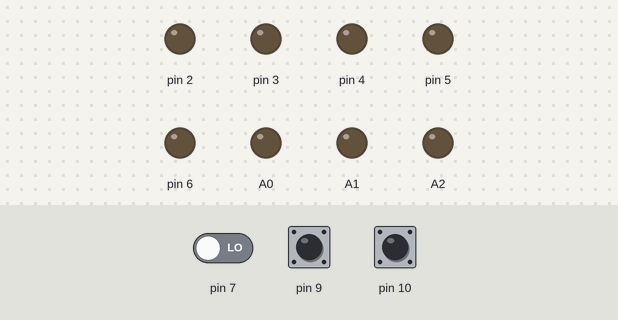
A sketch run on a simulated Arduino Leonardo, built with avr-gcc and run on an emulated ATmega32U4. Shown: output pins drawn as LEDs (lit = HIGH). The inputs (shaded band) are chosen by the test bench; at power-on: pin 7 LOW, pin 10 HIGH, pin 9 HIGH. EEPROM starts erased; USB keyboard and mouse output is not drawn.

Above: at 2.6 s.
2.7 s: pin 7 driven HIGH
At 3.9 s:
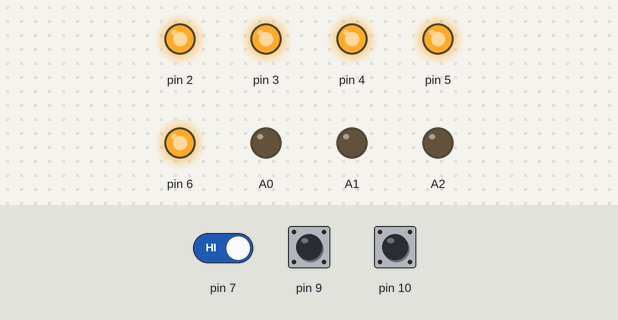
4.7 s: pin 10 pulled LOW for 0.15 s
At 5.2 s:
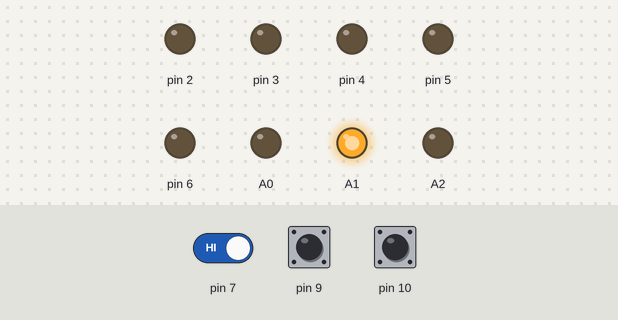
7.8 s: pin 9 pulled LOW for 0.15 s
At 8.3 s:
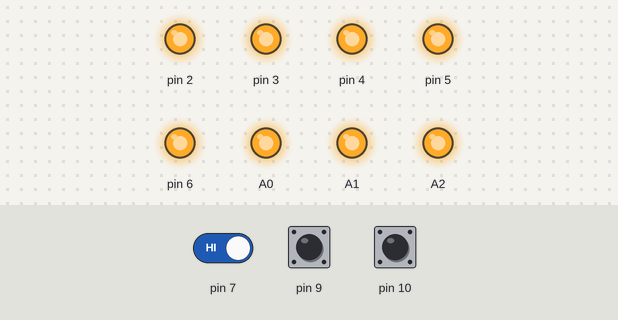
10.9 s: pin 9 pulled LOW for 3.2 s
At 18.4 s:
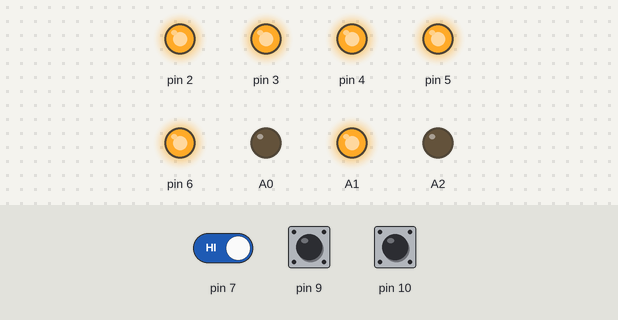
18.6 s: pin 9 pulled LOW for 1 s
At 18.9 s:
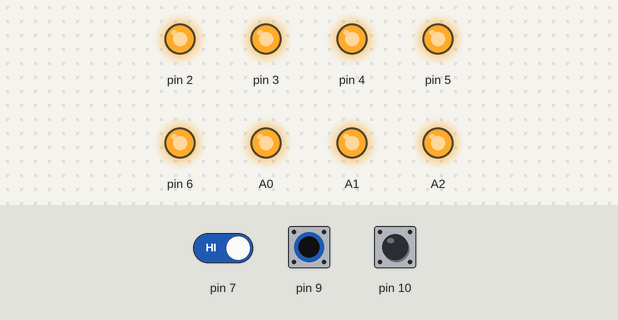
Timing chart, 0 to 21.6 s (numbered marks = the images above; inputs shaded):
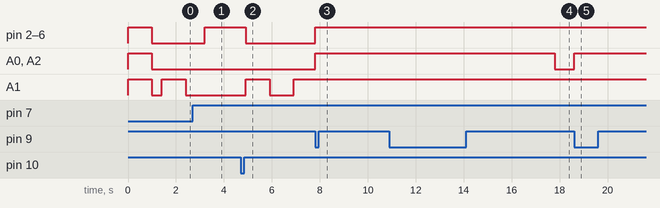

Measured:
- after the input at 2.7 s, pin 2–6: LOW → HIGH after 0.51 s; A1: stays LOW (without the input it goes to HIGH after 0.72 s)
- after the input at 4.7 s, pin 2–6: HIGH → LOW after 0.21 s; A1: LOW → HIGH after 0.21 s, → LOW 1.0 s later, → HIGH 1.0 s later
- after the input at 7.8 s, pin 2–6, A0, A2: LOW → HIGH at once; A1: stays HIGH (without the input it goes to LOW after 0.11 s)
- after the input at 10.9 s, A0, A2: HIGH → LOW after 6.9 s instead of 1.9 s; A1: stops changing and stays HIGH
- after the input at 18.6 s, A0, A2: LOW → HIGH at once; A1: stops changing and stays HIGH

The sketch:

full-volumeknob.ino
```cpp
#include <HID-Project.h>
#include <HID-Settings.h>
#include <EEPROM.h>

int vol = 0;
int svol = 0;
int lsCLK = 0;
int crCLK = 0;
int crPOW = 0;
bool muted = false;

unsigned long lastButtonPress = 0;
unsigned long lastBlink = 0;
unsigned long lastMuteBlink = 0;
bool diode = false;

void setup() {
  DDRD = B10010011;
  DDRC = B01000000;
  DDRF = B11100000;
  DDRB = B00000000;
  PORTB = B01100000;
  resetLED(1);
  lsCLK = (PINE >> 6) & 1;
  Consumer.begin();
  Keyboard.begin();
  delay(1000);
  resetLED(0);
  mute();
  vol = EEPROM.read(0);
  muted = EEPROM.read(1);
  if (muted) {
    mute();
    resetLED(0);
  }
  else {
    unmute();
    updateLED();
  }
}

int _step = 2;
void loop() {
  crCLK = (PINE >> 6) & 1;
  crPOW = (PINB >> 5) & 1;
  if (crPOW == 0) {
    Keyboard.press(KEY_SCROLL_LOCK);
    resetLED(1);
    delay(5000);
    Keyboard.release(KEY_SCROLL_LOCK);
    resetLED(0);
    updateLED();
  }
  if (muted) {
    if (millis() - lastMuteBlink > 1000) {
      lastMuteBlink = millis();
      diode = !diode;
      digitalWrite(A1, diode);
    }
  }
  if (millis() - lastBlink > 1000) {
    digitalWrite(A0, 0);
    digitalWrite(A2, 0);
    lastBlink = millis();
  }
  if (((PINB >> 6) & 1) == 0) {
    if (millis() - lastButtonPress > 50) {
      if (muted) {
        muted = false;
        EEPROM.write(1, 0);
        unmute();
        resetLED(0);
        updateLED();
      }
      else {
        muted = true;
        EEPROM.write(1, 1);
        mute();
        resetLED(0);
      }
    }
    lastButtonPress = millis();
  }
  if (crCLK != lsCLK  && crCLK == 1) {
    if (muted) {
      muted = false;
      EEPROM.write(1, 0);
      unmute();
      updateLED();
      delay(100);
    }
    else if (((PINB >> 4) & 1) != crCLK) {
      vol += _step;
      lastBlink = millis();
      digitalWrite(A0, HIGH);
      digitalWrite(A2, LOW);
      Consumer.write(MEDIA_VOLUME_UP);
    }
    else {
      vol -= _step;
      lastBlink = millis();
      digitalWrite(A0, LOW);
      digitalWrite(A2, HIGH);
      Consumer.write(MEDIA_VOLUME_DOWN);
    }
    EEPROM.write(0, vol);
    updateLED();
  }
  lsCLK = crCLK;
  delay(1);
}

void mute() {
  for (int a = 0; a < 52; a++) {
    Consumer.write(MEDIA_VOLUME_DOWN);
    delay(2);
  }
}

void unmute() {
  for (int a = 0; a < vol / 2; a++) {
    Consumer.write(MEDIA_VOLUME_UP);
    delay(2);
  }
}

void resetLED(int v) {
  digitalWrite(A0, v);
  digitalWrite(A1, v);
  digitalWrite(A2, v);
  digitalWrite(2, v);
  digitalWrite(3, v);
  digitalWrite(4, v);
  digitalWrite(5, v);
  digitalWrite(6, v);
}

void updateLED() {
  if (vol < 0) vol = 0;
  if (vol > 100) vol = 100;
  if (vol >= 20) digitalWrite(6, HIGH);
  else digitalWrite(6, LOW);
  if (vol >= 40) digitalWrite(5, HIGH);
  else digitalWrite(5, LOW);
  if (vol >= 60) digitalWrite(4, HIGH);
  else digitalWrite(4, LOW);
  if (vol >= 80) digitalWrite(3, HIGH);
  else digitalWrite(3, LOW);
  if (vol >= 100) digitalWrite(2, HIGH);
  else digitalWrite(2, LOW);
}
```
